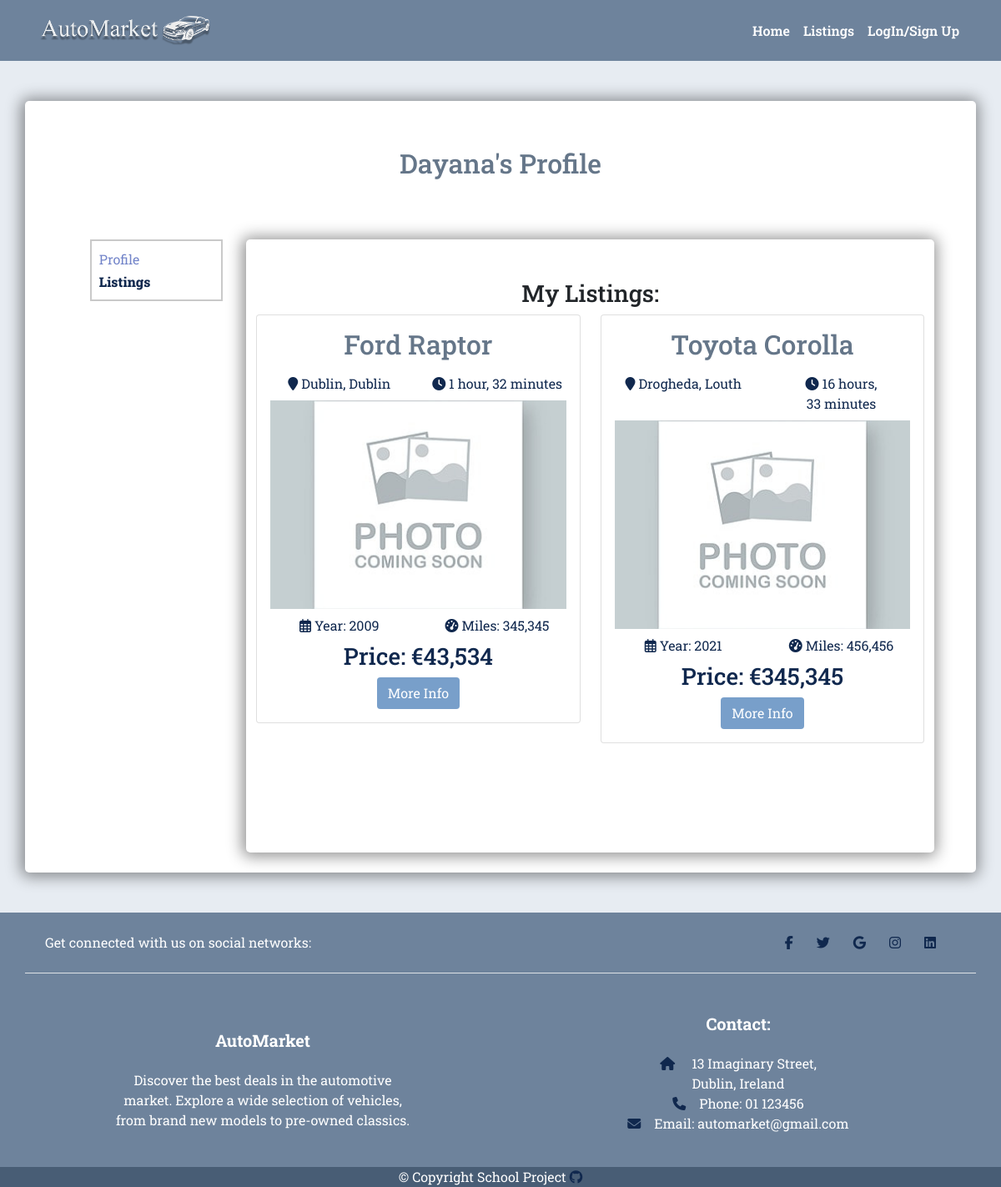
Screenshot of /users/user-account/82606cfa-b8c6-4535-a5a4-e9001ca09401/listings/ with the database file from the repository.
### users/models.py (models this page shows, shortened)
class Profile(models.Model):
    user = models.OneToOneField(
        User, on_delete=models.CASCADE, blank=True, null=True)
    username = models.CharField(max_length=200, blank=False, null=True)
    name = models.CharField(max_length=200, blank=False, null=True)
    email = models.EmailField(max_length=300, blank=False, null=True)
    phone = models.CharField(max_length=100, blank=True, null=True)
    town = models.CharField(max_length=100, blank=True, null=True)
    county = models.CharField(max_length=100, blank=True, null=True)
    profile_image = models.ImageField(
        upload_to='users/', default='users/user-default.webp', blank=True,
        null=True)
    about_me = models.TextField(blank=True, null=True)
    created = models.DateTimeField(auto_now_add=True)
    id = models.UUIDField(default=uuid.uuid4, unique=True,
                          editable=False, primary_key=True)

### listings/models.py (models this page shows, shortened)
class Listing(models.Model):
    owner = models.ForeignKey(
        Profile, on_delete=models.CASCADE, null=True, blank=True)
    car_make = models.ForeignKey(
        CarMake, on_delete=models.SET_NULL, null=True, blank=True)
    car_model = models.ForeignKey(
        CarModel, on_delete=models.SET_NULL, null=True, blank=True)
    price = models.IntegerField()
    year = models.CharField(
        max_length=10, choices=choices.get_year_choices(), null=True)
    mileage = models.IntegerField(null=True)
    town = models.CharField(max_length=100)
    county = models.CharField(max_length=100, choices=choices.COUNTIES)
    body_type = models.CharField(
        max_length=100, choices=choices.BODY_TYPE, null=True, blank=True)
    fuel_type = models.CharField(max_length=100, choices=choices.FUEL_TYPE)
    engine_size = models.DecimalField(
        max_digits=3, decimal_places=1, null=True)
    transmission = models.CharField(
        max_length=100, choices=choices.TRANSMISSION)
    created = models.DateTimeField(auto_now_add=True)
    description = models.TextField(null=True, blank=True)
    listing_image_1 = models.ImageField(
        upload_to='listings/', null=True, blank=True,
        default='listings/default-listing-img.jpg')
    listing_image_2 = models.ImageField(null=True, blank=True)
    listing_image_3 = models.ImageField(null=True, blank=True)
    listing_image_4 = models.ImageField(null=True, blank=True)
    listing_image_5 = models.ImageField(null=True, blank=True)
    listing_image_6 = models.ImageField(null=True, blank=True)
    listing_image_7 = models.ImageField(null=True, blank=True)
    id = models.UUIDField(default=uuid.uuid4, unique=True,
                          primary_key=True, editable=False)
    @property
    def listing_title(self):
        if self.car_make and self.car_model:
            return f'{self.car_make.name} {self.car_model.name}'
        else:
            return "Untitled Listing"
    @property
    def listing_main_img(self):
        if self.listing_image_1:
            url = self.listing_image_1.url
        else:
            url = (
                settings.STATIC_URL +
                'images/listings/default-listing-img.jpg'
            )
        return url

class CarMake(models.Model):
    name = models.CharField(max_length=200, null=True, blank=True)

class CarModel(models.Model):
    name = models.CharField(max_length=200, null=True, blank=True)
    car_make = models.ForeignKey(CarMake, on_delete=models.CASCADE)

### users/views.py (the view)
def user_account_listings(request, pk):
    profile = Profile.objects.get(id=pk)
    listings = profile.listing_set.all().order_by('-created')
    listings, page_number = listings_pagination(request, listings)
    context = {
        'profile': profile,
        'listings': listings
    }
    return render(request, 'users/user_account_listings.html', context)

### listings/utils.py (called while the page is built)
def listings_pagination(request, listings):
    paginator = Paginator(listings, 6)
    page_number = request.GET.get("page")
    try:
        listings = paginator.page(page_number)
    except PageNotAnInteger:
        page_number = 1
        listings = paginator.page(page_number)
    except EmptyPage:
        page_number = paginator.num_pages
        listings = paginator.page(page_number)
    return listings, page_number

### users/templates/users/user_account_listings.html (shortened to what this page needs)
{% extends 'base.html' %}
{% load humanize %}
{% load static %}
{% block content %}
<section class="profile">
    <div class="container">
        <div class="row">
            <div class="col-12 mx-auto text-center my-5 p-2 shadow-container">
                <h2 class="py-5">{{ profile.name }}'s Profile</h2>
                <div class="container">
                    <div class="row justify-content-center profile-row">
                        <div class="col-12 col-lg-2 m-3">
                            <div class="container sidebar text-start p-2 border-container">
                                <div class="row">
                                    <div class="col-12">
                                        <a href="{% url 'user-account' profile.id %}" class="btn btn-sidebar p-0">Profile</a>
                                    </div>
                                </div>
                                <div class="row">
                                    <div class="col-12">
                                        <a href="{% url 'user-account-listings' profile.id %}" class="btn btn-sidebar p-0 active">Listings</a>
                                    </div>
                                </div>
                            </div>
                        </div>
                        <div class="col-12 col-lg-9 my-3 py-5 listings-container listings-color shadow-container" id="listings-container">
                            <h3>My Listings:</h3>
                            <div class="row">
                            {% if listings %}
                            {% for listing in listings %}
                            <div class="col-12 col-lg-6 mb-4">
                                <div class="card listing-preview">
                                    <a class="card-link" href="{% url 'single-listing' listing.id %}">
                                        <div class="card-body">
                                            <h2>{{ listing.listing_title }} </h2>
                                            <div class="row py-2 ">
                                                <div class="col-6">
                                                    <i class="fas fa-map-marker"></i> {{ listing.town|capfirst }}, {{ listing.county|capfirst }}
                                                </div>
                                                <div class="col-6">
                                                    <i class="fas fa-clock"></i> {{ listing.created|timesince }}
                                                </div>
                                            </div>
                                            <div class="row"> <img src="{{ listing.listing_main_img }}" class="card-image" alt="{{ listing.listing_title }} image">
                                            </div>
                                            <div class="row py-2 ">
                                                <div class="col-6">
                                                    <i class="fa-regular fa-calendar-days"></i> Year: {{ listing.year }}
                                                </div>
                                                <div class="col-6">
                                                    <i class="fa-solid fa-gauge-high"></i> Miles: {{ listing.mileage|intcomma }}
                                                </div>
                                            </div>
                                            <h3>Price: €{{ listing.price|intcomma }}</h3>
                                            <a href="{% url 'single-listing' listing.id %}" class="btn btn-blue text-white">More Info</a>
                                        </div>
                                    </a>
                                </div>
                            </div>
                            {% endfor %}
                            {% else %}
                            <div class="col-12">
                                <p>You Have No Listings</p>
                            </div>
                            {% endif %}
                        </div>
                        </div>
                    </div>
                </div>
            </div>
        </div>
    </div>
</section>
{% endblock content %}

### static/styles/style.css (style rules this page uses)
:root { --blue-background: rgba(80, 106, 135, 0.8); --dark-blue-background: rgba(63, 84, 108, 0.8); --page-background: rgb(231, 236, 242); --white: #fff; --violet: #7284c9; --light-gray: #c9c9c9; --blue-btn: rgba(87, 135, 189, 0.8); --blue-btn-hover: rgba(138, 176, 219, 0.8); --dark-blue-text: #10284e; --green: #2fbd7d; --light-green: #65d4a2; }
body { background-color: rgb(231, 236, 242); font-family: 'Roboto Slab'; }
a.active { border-bottom: 1px solid var(--white); font-weight: 800; }
.shadow-container { background-color: var(--white); border-radius: 5px; box-shadow: -1px 1px 18px 4px rgba(0, 0, 0, 0.42); -webkit-box-shadow: -1px 1px 18px 4px rgba(0, 0, 0, 0.42); -moz-box-shadow: -1px 1px 18px 4px rgba(0, 0, 0, 0.42); }
.shadow-container h1, .shadow-container h2 { color: var(--dark-blue-background) }
.shadow-container a { text-decoration: none; color: var(--violet); }
.btn-blue { background-color: var(--blue-btn); }
.card-link, i { text-decoration: none; color: var(--dark-blue-text); }
.card-image { height: 250px; object-fit: cover; }
.border-container { border: 2px solid var(--light-gray); }
.listings-color a { color: var(--dark-blue-text); }
.btn-sidebar { color:var(--violet) }
.btn-sidebar.active { color:var(--dark-blue-text); }
.profile-row { min-height: 767px; }

### rows the page displays
Profile: name "Dayana"
Listing: listing_title "Ford Raptor", town "Dublin", county "Dublin", created "1 hour, 32 minutes", listing_main_img (placeholder picture), year "2009", mileage "345,345", price "43,534"
Listing: listing_title "Toyota Corolla", town "Drogheda", county "Louth", created "16 hours, 33 minutes", listing_main_img (placeholder picture), year "2021", mileage "456,456", price "345,345"
